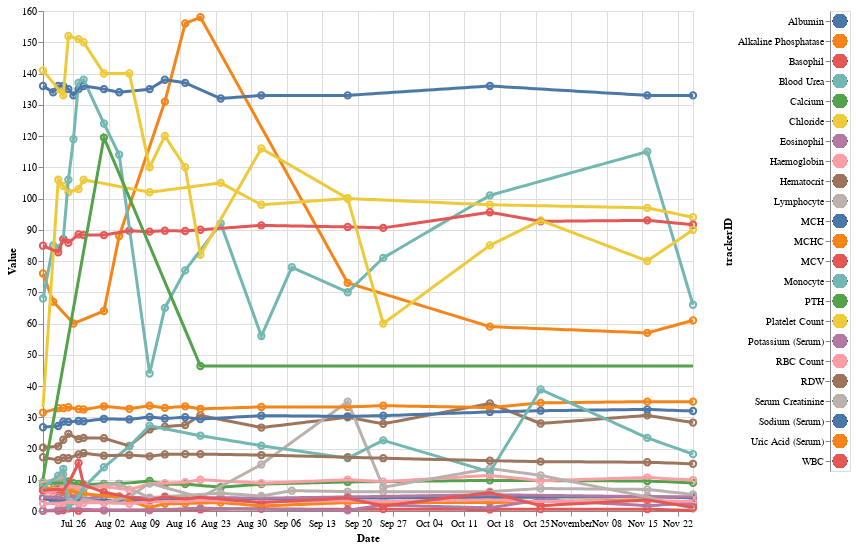

Source (notebook cell):
### Code cell
source = df.reset_index()
# + is layering, | is hconcat, & is vconcat
points + lines + bound | clickable_legend

### Figure 1 — Vega-Lite specification as saved in the notebook (floating-point values rounded to 4 significant figures; data arrays with more than 128 entries replaced by an {"elided": "..."} marker saying what was removed)
{"config": {"view": {"continuousWidth": 400, "continuousHeight": 300}}, "hconcat": [{"layer": [{"mark": "point", "encoding": {"color": {"type": "nominal", "field": "trackerID", "legend": null}, "opacity": {"condition": {"value": 0.0, "selection": "selector003"}, "value": 1.0}, "size": {"condition": {"value": 20, "selection": {"not": "selector002"}}, "value": 40}, "tooltip": [{"type": "quantitative", "field": "value"}, {"type": "temporal", "field": "date"}, {"type": "nominal", "field": "trackerID"}, {"type": "nominal", "field": "section"}], "x": {"type": "temporal", "field": "date", "title": "Date"}, "y": {"type": "quantitative", "field": "interpolated_value", "title": "Value"}}, "height": 500, "selection": {"selector002": {"type": "single", "on": "mouseover", "fields": ["trackerID"], "nearest": true}, "selector005": {"type": "single", "encodings": ["color"], "empty": "none"}}, "transform": [{"filter": {"field": "value", "valid": true}}], "width": 650}, {"mark": "line", "encoding": {"color": {"type": "nominal", "field": "trackerID", "legend": null}, "opacity": {"condition": {"value": 0.0, "selection": "selector003"}, "value": 1.0}, "size": {"condition": {"value": 1, "selection": {"not": "selector002"}}, "value": 3}, "tooltip": [{"type": "quantitative", "field": "value"}, {"type": "temporal", "field": "date"}, {"type": "nominal", "field": "trackerID"}, {"type": "nominal", "field": "section"}], "x": {"type": "temporal", "field": "date", "title": "Date"}, "y": {"type": "quantitative", "field": "interpolated_value", "title": "Value"}}, "height": 500, "width": 650}, {"mark": {"type": "rect", "filled": true, "opacity": 0.3}, "encoding": {"color": {"type": "nominal", "field": "trackerID"}, "x": {"type": "temporal", "aggregate": "min", "field": "date"}, "x2": {"aggregate": "max", "field": "date"}, "y": {"type": "quantitative", "field": "LOWER"}, "y2": {"field": "UPPER"}}, "transform": [{"filter": {"selection": "selector005"}}]}]}, {"mark": {"type": "circle", "radius": 200, "size": 200}, "encoding": {"color": {"type": "nominal", "condition": {"value": "lightgray", "selection": "selector003"}, "field": "trackerID", "legend": null}, "y": {"type": "nominal", "field": "trackerID"}}, "selection": {"selector003": {"type": "multi", "encodings": ["color"], "empty": "none"}}}], "data": {"name": "data-f763dbc1ee4018b89778c4c36213c658"}, "$schema": "https://vega.github.io/schema/vega-lite/v4.8.1.json", "datasets": {"data-f763dbc1ee4018b89778c4c36213c658": {"elided": "2967 records"}}}
